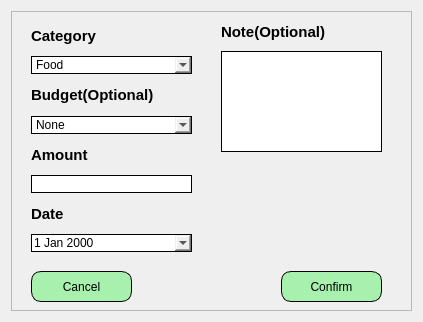
<?xml version="1.0" encoding="UTF-8"?>
<ui version="4.0">
 <class>Dialog</class>
 <widget class="QDialog" name="Dialog">
  <property name="geometry">
   <rect>
    <x>0</x>
    <y>0</y>
    <width>423</width>
    <height>322</height>
   </rect>
  </property>
  <property name="windowTitle">
   <string>Dialog</string>
  </property>
  <property name="styleSheet">
   <string notr="true">#confirm_btn{
background-color:#A7F0AE;
border-radius: 10px;
border: 1px solid black;
}
#cancel_btn{
background-color:#A7F0AE;
border-radius: 10px;
border: 1px solid black;
}
#amount_entry,#note_entry,#budget_comboBox,#category_comboBox,#date_entry{
border: 1px solid black;
}
</string>
  </property>
  <layout class="QVBoxLayout" name="verticalLayout_2">
   <item>
    <widget class="QFrame" name="frame">
     <property name="frameShape">
      <enum>QFrame::StyledPanel</enum>
     </property>
     <property name="frameShadow">
      <enum>QFrame::Raised</enum>
     </property>
     <widget class="QPushButton" name="cancel_btn">
      <property name="geometry">
       <rect>
        <x>20</x>
        <y>260</y>
        <width>101</width>
        <height>31</height>
       </rect>
      </property>
      <property name="text">
       <string>Cancel</string>
      </property>
     </widget>
     <widget class="QLabel" name="label_5">
      <property name="geometry">
       <rect>
        <x>210</x>
        <y>10</y>
        <width>141</width>
        <height>21</height>
       </rect>
      </property>
      <property name="font">
       <font>
        <pointsize>11</pointsize>
        <bold>true</bold>
       </font>
      </property>
      <property name="text">
       <string>Note(Optional)</string>
      </property>
     </widget>
     <widget class="QWidget" name="layoutWidget">
      <property name="geometry">
       <rect>
        <x>20</x>
        <y>10</y>
        <width>161</width>
        <height>231</height>
       </rect>
      </property>
      <layout class="QVBoxLayout" name="verticalLayout">
       <item>
        <widget class="QLabel" name="label">
         <property name="font">
          <font>
           <pointsize>11</pointsize>
           <bold>true</bold>
          </font>
         </property>
         <property name="text">
          <string>Category</string>
         </property>
        </widget>
       </item>
       <item>
        <widget class="QComboBox" name="category_comboBox">
         <item>
          <property name="text">
           <string>Food</string>
          </property>
         </item>
         <item>
          <property name="text">
           <string>Entertainment</string>
          </property>
         </item>
         <item>
          <property name="text">
           <string>Transport</string>
          </property>
         </item>
         <item>
          <property name="text">
           <string>Education</string>
          </property>
         </item>
         <item>
          <property name="text">
           <string>Healthcare</string>
          </property>
         </item>
         <item>
          <property name="text">
           <string>Bill</string>
          </property>
         </item>
         <item>
          <property name="text">
           <string>Saving</string>
          </property>
         </item>
         <item>
          <property name="text">
           <string>Investment</string>
          </property>
         </item>
         <item>
          <property name="text">
           <string>Shopping</string>
          </property>
         </item>
         <item>
          <property name="text">
           <string>Utilities/Other</string>
          </property>
         </item>
        </widget>
       </item>
       <item>
        <widget class="QLabel" name="label_2">
         <property name="font">
          <font>
           <pointsize>11</pointsize>
           <bold>true</bold>
          </font>
         </property>
         <property name="text">
          <string>Budget(Optional)</string>
         </property>
        </widget>
       </item>
       <item>
        <widget class="QComboBox" name="budget_comboBox">
         <item>
          <property name="text">
           <string>None</string>
          </property>
         </item>
        </widget>
       </item>
       <item>
        <widget class="QLabel" name="label_3">
         <property name="font">
          <font>
           <pointsize>11</pointsize>
           <bold>true</bold>
          </font>
         </property>
         <property name="text">
          <string>Amount</string>
         </property>
        </widget>
       </item>
       <item>
        <widget class="QLineEdit" name="amount_entry"/>
       </item>
       <item>
        <widget class="QLabel" name="label_4">
         <property name="font">
          <font>
           <pointsize>11</pointsize>
           <bold>true</bold>
          </font>
         </property>
         <property name="text">
          <string>Date</string>
         </property>
        </widget>
       </item>
       <item>
        <widget class="QDateEdit" name="date_entry">
         <property name="locale">
          <locale language="English" country="UnitedStates"/>
         </property>
         <property name="calendarPopup">
          <bool>true</bool>
         </property>
        </widget>
       </item>
      </layout>
     </widget>
     <widget class="QTextEdit" name="note_entry">
      <property name="geometry">
       <rect>
        <x>210</x>
        <y>40</y>
        <width>161</width>
        <height>101</height>
       </rect>
      </property>
     </widget>
     <widget class="QLabel" name="label_6">
      <property name="geometry">
       <rect>
        <x>190</x>
        <y>160</y>
        <width>201</width>
        <height>21</height>
       </rect>
      </property>
      <property name="text">
       <string/>
      </property>
     </widget>
     <widget class="QPushButton" name="confirm_btn">
      <property name="geometry">
       <rect>
        <x>270</x>
        <y>260</y>
        <width>101</width>
        <height>31</height>
       </rect>
      </property>
      <property name="text">
       <string>Confirm</string>
      </property>
     </widget>
    </widget>
   </item>
  </layout>
 </widget>
 <resources/>
 <connections/>
</ui>
